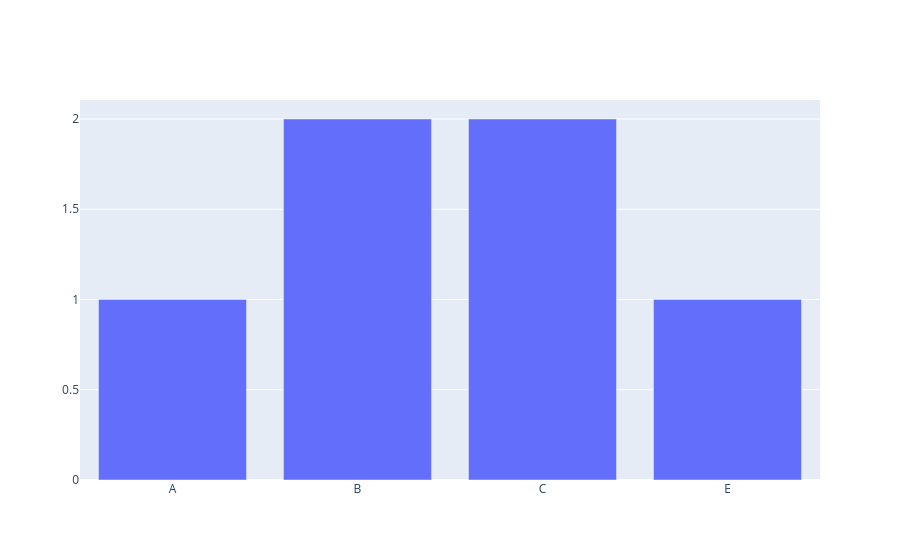

Notebook code for this chart:
### Code cell
import plotly.graph_objects as go

fig = go.Figure()

fig.add_trace(
    go.Bar(
        x = df1.index,
        y = df1["year"]
    )
)

fig.show()

### Figure 1 — Plotly figure (JSON) as saved in the notebook; plotly's stock layout.template omitted (floating-point values rounded to 4 significant figures)
{"data": [{"type": "bar", "x": ["A", "B", "C", "E"], "y": [1, 2, 2, 1]}], "layout": {}}
